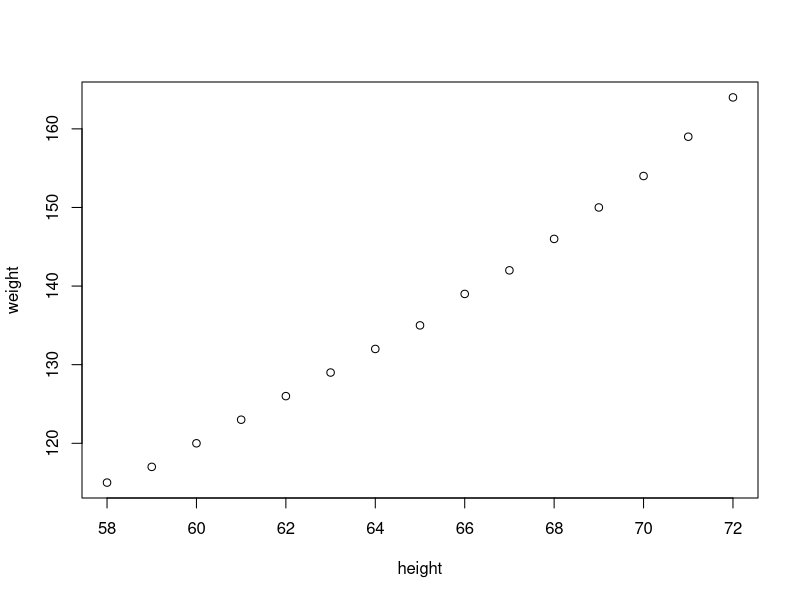
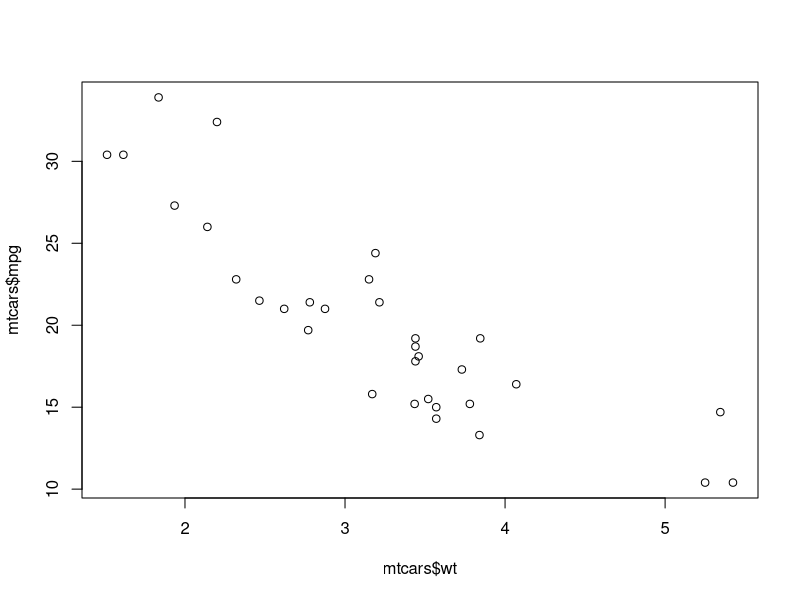

The R source for these figures, in order: (Note: this script raises an error after producing the figures.)
#topics ----
#factors, env, import/export. package install
#rep, recode, split, partition, subset, loops, cast & melt
#missing values. duplicates, apply
#graphs - bar, multiple line, pie, box, corrgram
# predict weight for certain height

women
head(women)
dim(women)
plot(women)
cor(women)# strength and direction of relationship -1 to 0 to +1# if your height increase your weight increases
cor(women$height,women$weight)#shows that they have strong correlation
plot(mtcars$wt,mtcars$mpg)#negative correlation
cov(women)# tells you direction of relation and not the strength
cov(women$height,women$weight)
#is height the cause of change in weight??-linear regression
fit = lm(weight ~ height,data = women)
summary(fit)
y=mx+c     
weight=height*m+c
weight=3.45*height+(-87.51667)


# rsquare is calledx the coefficient of determination, 0% means none of the variability is round the mean # in simple linaer regresiion u use multiple r sqaure value# 99% of the variation in wieght is due to height or .119 % change in weight we dont know why it is
range(women$height)# can olnly predict height between 58 and 72 as specified by the range# the single * also means that the independent variable will have impact on dependen variable
(ndata = data.frame(height = c(60.5, 70.5, 71.5)))
(predictedwt = predict(fit, newdata = ndata))
cbind(ndata, predictedwt)

resid(fit)
fitted(fit)
cbind(women, fitted(fit), resid(fit))
#assumptions
plot(fit)
#multiple linear regression
head(mtcars)
df <-mtacrs %>% select(mpg,wt,hp)
head(df)
fit2=lm(mpg~ wt+hp,data=df)
summary(fit2)
mpg=37+ -3.87 *wt+-.03*hp
resid(fit2)
df$mpg
fitted(fit2)
cbind(df$mpg,fitted(fit2),resid(fit2))
#Adjusted r square 81.48% of the vraiation in milegae is using weight and horsepower
# p value tells u wether the model exists
# should we keep weight in the model is determined by the stars if there is a single star it means that it should be taken into consideration
# assumptions of linear regression go through
# residuals are the gap between predicted and the actual values
residuals(fit2)
df$mpg-fitted(fit2)#predicted values
resid(fit2)==residuals(fit2)
plot(fit2)
women
df2=women
df3=rbind(df2,c(73,500))
fit2b=lm(weight~height,data=df3)
summary(fit2b)
# now it has one star and not 3 stars , its dependece on height has decreased tremendously
plot(fit2b)
# see the 16th row , becase of the outlier 16 th
